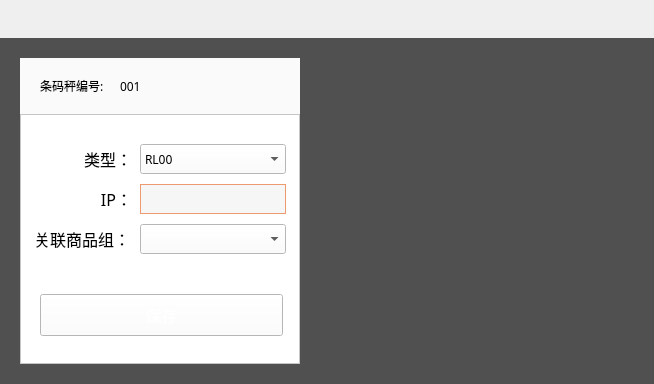
<?xml version="1.0" encoding="UTF-8"?>
<ui version="4.0">
 <class>BCSAddDlg</class>
 <widget class="QDialog" name="BCSAddDlg">
  <property name="geometry">
   <rect>
    <x>0</x>
    <y>0</y>
    <width>654</width>
    <height>384</height>
   </rect>
  </property>
  <property name="windowTitle">
   <string>Dialog</string>
  </property>
  <layout class="QVBoxLayout" name="verticalLayout">
   <property name="spacing">
    <number>0</number>
   </property>
   <property name="leftMargin">
    <number>0</number>
   </property>
   <property name="topMargin">
    <number>0</number>
   </property>
   <property name="rightMargin">
    <number>0</number>
   </property>
   <property name="bottomMargin">
    <number>0</number>
   </property>
   <item>
    <widget class="TitleBarWidget" name="titleWidget" native="true">
     <property name="minimumSize">
      <size>
       <width>0</width>
       <height>38</height>
      </size>
     </property>
     <property name="maximumSize">
      <size>
       <width>16777215</width>
       <height>38</height>
      </size>
     </property>
    </widget>
   </item>
   <item>
    <widget class="QWidget" name="horizontalWidget" native="true">
     <property name="styleSheet">
      <string notr="true">QWidget#horizontalWidget{
	background-color:#505050;
}</string>
     </property>
     <layout class="QHBoxLayout" name="horizontalLayout_2">
      <property name="spacing">
       <number>28</number>
      </property>
      <property name="leftMargin">
       <number>20</number>
      </property>
      <property name="topMargin">
       <number>20</number>
      </property>
      <property name="rightMargin">
       <number>20</number>
      </property>
      <property name="bottomMargin">
       <number>20</number>
      </property>
      <item>
       <widget class="QWidget" name="widget_2" native="true">
        <property name="minimumSize">
         <size>
          <width>280</width>
          <height>306</height>
         </size>
        </property>
        <property name="maximumSize">
         <size>
          <width>280</width>
          <height>306</height>
         </size>
        </property>
        <property name="styleSheet">
         <string notr="true">background-color: rgb(255, 255, 255);
</string>
        </property>
        <layout class="QVBoxLayout" name="verticalLayout_3">
         <property name="spacing">
          <number>0</number>
         </property>
         <property name="leftMargin">
          <number>0</number>
         </property>
         <property name="topMargin">
          <number>0</number>
         </property>
         <property name="rightMargin">
          <number>0</number>
         </property>
         <property name="bottomMargin">
          <number>0</number>
         </property>
         <item>
          <widget class="QWidget" name="widget_5" native="true">
           <property name="minimumSize">
            <size>
             <width>280</width>
             <height>56</height>
            </size>
           </property>
           <property name="maximumSize">
            <size>
             <width>280</width>
             <height>56</height>
            </size>
           </property>
           <property name="styleSheet">
            <string notr="true">background-color: rgb(250, 250, 250);
</string>
           </property>
           <widget class="QLabel" name="label">
            <property name="geometry">
             <rect>
              <x>20</x>
              <y>20</y>
              <width>66</width>
              <height>16</height>
             </rect>
            </property>
            <property name="font">
             <font>
              <family>微软雅黑</family>
             </font>
            </property>
            <property name="styleSheet">
             <string notr="true"/>
            </property>
            <property name="text">
             <string>条码秤编号:</string>
            </property>
           </widget>
           <widget class="QLabel" name="bcsCodeLabel">
            <property name="geometry">
             <rect>
              <x>100</x>
              <y>20</y>
              <width>101</width>
              <height>16</height>
             </rect>
            </property>
            <property name="font">
             <font>
              <family>微软雅黑</family>
             </font>
            </property>
            <property name="styleSheet">
             <string notr="true"/>
            </property>
            <property name="text">
             <string>001</string>
            </property>
           </widget>
          </widget>
         </item>
         <item>
          <widget class="QFrame" name="frame">
           <property name="minimumSize">
            <size>
             <width>280</width>
             <height>250</height>
            </size>
           </property>
           <property name="maximumSize">
            <size>
             <width>280</width>
             <height>250</height>
            </size>
           </property>
           <property name="frameShape">
            <enum>QFrame::StyledPanel</enum>
           </property>
           <property name="frameShadow">
            <enum>QFrame::Raised</enum>
           </property>
           <widget class="QLabel" name="label_21">
            <property name="geometry">
             <rect>
              <x>10</x>
              <y>110</y>
              <width>100</width>
              <height>30</height>
             </rect>
            </property>
            <property name="minimumSize">
             <size>
              <width>100</width>
              <height>0</height>
             </size>
            </property>
            <property name="maximumSize">
             <size>
              <width>100</width>
              <height>16777215</height>
             </size>
            </property>
            <property name="font">
             <font>
              <family>微软雅黑</family>
              <pointsize>12</pointsize>
              <weight>50</weight>
              <bold>false</bold>
             </font>
            </property>
            <property name="styleSheet">
             <string notr="true"/>
            </property>
            <property name="text">
             <string>关联商品组：</string>
            </property>
            <property name="alignment">
             <set>Qt::AlignRight|Qt::AlignTrailing|Qt::AlignVCenter</set>
            </property>
           </widget>
           <widget class="QLabel" name="label_17">
            <property name="geometry">
             <rect>
              <x>50</x>
              <y>30</y>
              <width>62</width>
              <height>30</height>
             </rect>
            </property>
            <property name="maximumSize">
             <size>
              <width>100</width>
              <height>16777215</height>
             </size>
            </property>
            <property name="font">
             <font>
              <family>微软雅黑</family>
              <pointsize>12</pointsize>
              <weight>50</weight>
              <bold>false</bold>
             </font>
            </property>
            <property name="styleSheet">
             <string notr="true"/>
            </property>
            <property name="text">
             <string>类型：</string>
            </property>
            <property name="alignment">
             <set>Qt::AlignRight|Qt::AlignTrailing|Qt::AlignVCenter</set>
            </property>
           </widget>
           <widget class="QLabel" name="label_19">
            <property name="geometry">
             <rect>
              <x>60</x>
              <y>70</y>
              <width>52</width>
              <height>30</height>
             </rect>
            </property>
            <property name="maximumSize">
             <size>
              <width>100</width>
              <height>16777215</height>
             </size>
            </property>
            <property name="font">
             <font>
              <family>微软雅黑</family>
              <pointsize>12</pointsize>
              <weight>50</weight>
              <bold>false</bold>
             </font>
            </property>
            <property name="styleSheet">
             <string notr="true"/>
            </property>
            <property name="text">
             <string>IP：</string>
            </property>
            <property name="alignment">
             <set>Qt::AlignRight|Qt::AlignTrailing|Qt::AlignVCenter</set>
            </property>
           </widget>
           <widget class="QLineEdit" name="IPLineEdit">
            <property name="geometry">
             <rect>
              <x>120</x>
              <y>70</y>
              <width>146</width>
              <height>30</height>
             </rect>
            </property>
            <property name="minimumSize">
             <size>
              <width>146</width>
              <height>30</height>
             </size>
            </property>
            <property name="maximumSize">
             <size>
              <width>146</width>
              <height>30</height>
             </size>
            </property>
            <property name="font">
             <font>
              <family>微软雅黑</family>
             </font>
            </property>
            <property name="styleSheet">
             <string notr="true">border-width:1px;
border-color: #ed9a6e;
border-style:solid;
background-color: rgb(246, 246, 246);
</string>
            </property>
           </widget>
           <widget class="QPushButton" name="pushFrom">
            <property name="geometry">
             <rect>
              <x>20</x>
              <y>180</y>
              <width>243</width>
              <height>42</height>
             </rect>
            </property>
            <property name="minimumSize">
             <size>
              <width>243</width>
              <height>42</height>
             </size>
            </property>
            <property name="maximumSize">
             <size>
              <width>243</width>
              <height>42</height>
             </size>
            </property>
            <property name="font">
             <font>
              <pointsize>-1</pointsize>
             </font>
            </property>
            <property name="focusPolicy">
             <enum>Qt::NoFocus</enum>
            </property>
            <property name="styleSheet">
             <string notr="true">QPushButton#pushFrom{
 	color:#FFFFFF;
	font-size:16px;
	border-image: url(:/shareImages/sure_normal.png);
}
QPushButton#pushFrom:pressed {
	border-image: url(:/shareImages/sure_press.png);
}</string>
            </property>
            <property name="text">
             <string>保存</string>
            </property>
           </widget>
           <widget class="QComboBox" name="typeComboBox">
            <property name="geometry">
             <rect>
              <x>120</x>
              <y>30</y>
              <width>146</width>
              <height>30</height>
             </rect>
            </property>
            <property name="minimumSize">
             <size>
              <width>146</width>
              <height>30</height>
             </size>
            </property>
            <property name="maximumSize">
             <size>
              <width>146</width>
              <height>30</height>
             </size>
            </property>
            <property name="font">
             <font>
              <family>微软雅黑</family>
             </font>
            </property>
            <property name="styleSheet">
             <string notr="true">color:black;
background-color: rgb(246, 246, 246);
QComboBox QAbstractItemView::item{
	min-height:30px;
	height:30px;
	background-color: rgb(246, 246, 246);
};
QComboBox{
	border-width:1px;
	border-color: #ed9a6e;
	border-style:solid;
	background-color: rgb(246, 246, 246);
}
</string>
            </property>
            <item>
             <property name="text">
              <string>RL00</string>
             </property>
            </item>
           </widget>
           <widget class="QComboBox" name="goodsGroupComboBox">
            <property name="geometry">
             <rect>
              <x>120</x>
              <y>110</y>
              <width>146</width>
              <height>30</height>
             </rect>
            </property>
            <property name="minimumSize">
             <size>
              <width>146</width>
              <height>0</height>
             </size>
            </property>
            <property name="maximumSize">
             <size>
              <width>146</width>
              <height>30</height>
             </size>
            </property>
            <property name="font">
             <font>
              <family>微软雅黑</family>
             </font>
            </property>
            <property name="styleSheet">
             <string notr="true">color:black;
background-color: rgb(246, 246, 246);
QComboBox QAbstractItemView::item{
	min-height:30px;
	height:30px;
	background-color: rgb(246, 246, 246);
};
QComboBox{
	border-width:1px;
	border-color: #ed9a6e;
	border-style:solid;
	background-color: rgb(246, 246, 246);
}
</string>
            </property>
           </widget>
          </widget>
         </item>
        </layout>
       </widget>
      </item>
      <item>
       <widget class="WndDigitalKeyboard" name="DigitalKeyWnd" native="true">
        <property name="minimumSize">
         <size>
          <width>303</width>
          <height>303</height>
         </size>
        </property>
       </widget>
      </item>
     </layout>
    </widget>
   </item>
  </layout>
 </widget>
 <customwidgets>
  <customwidget>
   <class>WndDigitalKeyboard</class>
   <extends>QWidget</extends>
   <header>WndDigitalKeyboard.h</header>
   <container>1</container>
  </customwidget>
  <customwidget>
   <class>TitleBarWidget</class>
   <extends>QWidget</extends>
   <header>TitleBarWidget.h</header>
   <container>1</container>
  </customwidget>
 </customwidgets>
 <resources/>
 <connections/>
</ui>
